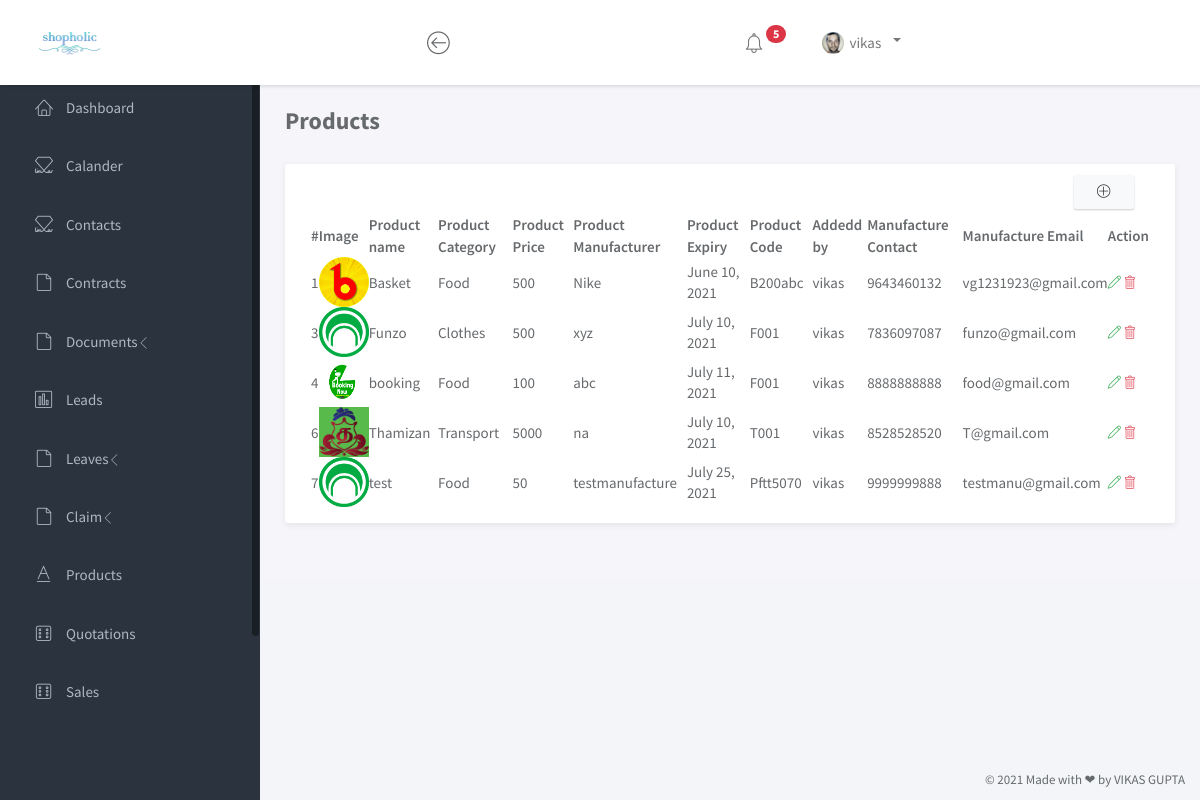
/products (signed in), run on the app's committed database.
### shopping/models.py (models this page shows, shortened)
class Product(models.Model):
    product_image = models.ImageField(upload_to='images/product', blank=True, null=True)
    product_name = models.CharField(max_length=200)
    product_category = models.CharField(max_length=200)
    height = models.IntegerField()
    width = models.IntegerField()
    product_weight = models.IntegerField()
    product_color = models.CharField(max_length=200)
    product_description = models.TextField()
    product_price = models.IntegerField()
    product_manufacture = models.CharField(max_length=200)
    expirydate = models.DateField()
    manufacture_price = models.IntegerField()
    product_code = models.CharField(max_length=200)
    product_warranty = models.IntegerField()
    query_contact = models.IntegerField()
    product_gurantee = models.IntegerField()
    query_email = models.EmailField()
    addedby = models.ForeignKey(User, on_delete=models.DO_NOTHING)

### shopping/views.py (the view)
# urls.py: path('products', views.products, name="products"),
@login_required(login_url='login')
def products(request):
    context = {}
    context["data"] = Product.objects.all()
    return render(request, "User/product/products.html", context)

### shopping/templates/User/product/products.html
{% load static %}
{% include 'User/head.html' %}
		<div class="main">
			<div class="main-content">
				<div class="container-fluid">
					<div class="row">
						<div class="col-sm"><h3 class="page-title"><b>Products</b></h3></div>
						<div class="col-sm">
						</div>
					</div>
					<div class="panel panel-headline">
						<div class="panel-body">
							<div class="col text-right mb-2">
								<a href="addproduct" class="btn btn-light" ><i class="lnr lnr-plus-circle"></i></a>
							</div>
							<div class="table-responsive">
								<table id="example" class="display nowrap" style="width:100%">
									<thead>
										<tr>
											<th>#</th>
											<th>Image</th>
											<th>Product name</th>
											<th>Product Category</th>
											<th>Product Price</th>
											<th>Product Manufacturer</th>
											<th>Product Expiry</th>
											<th>Product Code</th>
											<th>Addedd by</th>
											<th>Manufacture Contact</th>
											<th>Manufacture Email</th>
											<th>Action</th>
										</tr>
									</thead>
									<tbody>
										{% for da in data %}
										<tr>
											<td>{{ da.id }}</td>
											<td><img src="media/{{ da.product_image }}" height="50" width="50" ></td>
											<td>{{ da.product_name }}</td>
											<td>{{ da.product_category }}</td>
											<td>{{ da.product_price }}</td>
											<td>{{ da.product_manufacture }}</td>
											<td>{{ da.expirydate }}</td>
											<td>{{ da.product_code }}</td>
											<td>{{ da.addedby }}</td>
											<td>{{ da.query_contact }}</td>
											<td>{{ da.query_email }}</td>
											<td>
												<a class="link" href="editproduct/{{ da.id }}">
													<span class="lnr lnr-pencil text-success"></span>
												</a>
												<a class="link" onclick="return confirm('Are you sure you want to delete this Product ?');" href="deleteproduct/{{ da.id }}">
													<span class="lnr lnr-trash text-danger"></span>
												</a>
											</td>
										</tr>
										{% endfor %}
									</tbody>
								</table>
							</div>
						</div>
					</div>
				</div>
			</div>
		</div>
{% include 'User/foot2.html' %}

### shopping/templates/User/head.html (shortened to what this page needs)
{% load static %}
<!doctype html>
<html lang="en">
<head>
	<link rel="stylesheet" href="{% static 'calander/css/evo-calendar.css' %}">
	<link rel="stylesheet" href="{% static 'calander/css/evo-calendar.midnight-blue.css' %}">
	<link rel="stylesheet" href="https://maxcdn.bootstrapcdn.com/bootstrap/4.0.0/css/bootstrap.min.css">
	<link rel="stylesheet" href="{% static 'vendor/bootstrap/css/bootstrap.min.css' %}">
	<link rel="stylesheet" href="{% static 'vendor/font-awesome/css/font-awesome.min.css' %}">
	<link rel="stylesheet" href="{% static 'vendor/linearicons/style.css' %}">
	<link rel="stylesheet" href="{% static 'css/main.css' %}">
	<link rel="stylesheet" type="text/css" href="https://cdn.datatables.net/1.10.24/css/jquery.dataTables.css">
</head>
<body>
	<div id="wrapper">
		<nav class="navbar navbar-default navbar-expand-lg navbar-fixed-top">
			<div class="brand">
				<a href="home"><img src="{% static 'images/img/mylogo.png' %}" width="70" alt="shopholic Logo" class="img-responsive logo"></a>
			</div>
			<div class="container-fluid">
				<div class="navbar-btn">
					<button type="button" class="btn-toggle-fullwidth"><i class="lnr lnr-arrow-left-circle"></i></button>
				</div>
				<div id="navbar-menu">
					<ul class="nav navbar-nav navbar-right">
						<li class="dropdown">
							<a href="#" class="dropdown-toggle icon-menu" data-toggle="dropdown">
								<i class="lnr lnr-alarm"></i>
								<span class="badge bg-danger">5</span>
							</a>
						</li>
						<li class="dropdown">
							<a href="#" class="dropdown-toggle" data-toggle="dropdown"><img src="{% static 'images/img/user.png' %}" class="img-circle" alt="Avatar"> <span>{{ user.get_username }}</span>&ensp;</a>
						</li>
					</ul>
				</div>
			</div>
		</nav>
		<div id="sidebar-nav" class="sidebar">
			<div class="sidebar-scroll">
				<nav>
					<ul class="nav">
						<li><a href="home" class=""><i class="lnr lnr-home"></i> <span>Dashboard</span></a></li>
						<li><a href="calander" class=""><i class="lnr lnr-linearicons"></i> <span>Calander</span></a></li>
						<li><a href="contact" class=""><i class="lnr lnr-linearicons"></i> <span>Contacts</span></a></li>
						<li><a href="contracts" class=""><i class="lnr lnr-file-empty"></i> <span>Contracts</span></a></li>
						<li>
							<a href="#subPages2" data-toggle="collapse" class="collapsed"><i class="lnr lnr-file-empty"></i> <span>Documents</span> <i class="icon-submenu lnr lnr-chevron-left"></i></a>
						</li>
						<li><a href="lead" class=""><i class="lnr lnr-chart-bars"></i> <span>Leads</span></a></li>
						<li>
							<a href="#subPages3" data-toggle="collapse" class="collapsed"><i class="lnr lnr-file-empty"></i> <span>Leaves</span> <i class="icon-submenu lnr lnr-chevron-left"></i></a>
						</li>
						<li>
							<a href="#subPages4" data-toggle="collapse" class="collapsed"><i class="lnr lnr-file-empty"></i> <span>Claim</span> <i class="icon-submenu lnr lnr-chevron-left"></i></a>
						</li>
						<li><a href="products" class=""><i class="lnr lnr-text-format"></i> <span>Products</span></a></li>
						<li><a href="quotation" class=""><i class="lnr lnr-dice"></i> <span>Quotations</span></a></li>
						<li><a href="sales" class=""><i class="lnr lnr-dice"></i> <span>Sales</span>&emsp;</a></li>
						<li><a href="tasks"> <span>Tasks</span></a></li>
					</ul>
				</nav>
			</div>
		</div>

### shopping/static/calander/css/evo-calendar.css (style rules this page uses)
html, body { padding: 0; margin: 0; }
body { font-family: 'Source Sans Pro'; }

### shopping/static/css/main.css (style rules this page uses)
html { position: relative; min-height: 100%; }
body { background-color: #F3F5F8; font-family: "Source Sans Pro", sans-serif; font-size: 15px; color: #676a6d; }
a { color: #3287B2; }
th { font-weight: 600; }
.page-title { margin-top: 0; margin-bottom: 30px; font-weight: 300; }
#wrapper .sidebar { -webkit-transition: all 0.3s ease-in-out; -moz-transition: all 0.3s ease-in-out; -ms-transition: all 0.3s ease-in-out; -o-transition: all 0.3s ease-in-out; transition: all 0.3s ease-in-out; width: 260px; height: 100%; float: left; background-color: #2B333E; position: fixed; left: 0; }
#wrapper .main { -webkit-transition: all 0.3s ease-in-out; -moz-transition: all 0.3s ease-in-out; -ms-transition: all 0.3s ease-in-out; -o-transition: all 0.3s ease-in-out; transition: all 0.3s ease-in-out; width: calc(100% - 260px); left: 0; position: relative; float: right; background-color: #f5f5fa; }
#wrapper #sidebar-nav, #wrapper .main { padding-top: 80px; }
.main-content { padding: 28px 10px; }
.navbar-default { -webkit-transition: all 0.3s ease-in-out; -moz-transition: all 0.3s ease-in-out; -ms-transition: all 0.3s ease-in-out; -o-transition: all 0.3s ease-in-out; transition: all 0.3s ease-in-out; -moz-box-shadow: 1px 2px 3px rgba(0, 0, 0, 0.1); -webkit-box-shadow: 1px 2px 3px rgba(0, 0, 0, 0.1); box-shadow: 1px 2px 3px rgba(0, 0, 0, 0.1); -webkit-border-radius: 0; -moz-border-radius: 0; border-radius: 0; padding: 0; margin: 0; border: none; background-color: #fff; }
.navbar-default .brand { float: left; padding: 30px 39px; background-color: #fff; }
.navbar-btn { float: left; padding: 16px 0; }
.navbar-btn button { font-size: 24px; padding: 4px 8px; line-height: .7; border: none; background: none; outline: none; }
.navbar-nav .icon-menu { display: inline-block; vertical-align: middle; *vertical-align: auto; *zoom: 1; *display: inline; padding-top: 28px; padding-bottom: 28px; position: relative; }
.navbar-nav .icon-menu .badge { position: absolute; top: 22px; right: 16px; }
.navbar-nav > li > a { padding: 28px 20px; }
.navbar-nav > li > a > i { font-size: 22px; margin-right: 2px; vertical-align: middle; }
.navbar-nav > li > a > span { position: relative; top: 2px; }
.navbar-nav > li > a img { width: 22px; margin-right: 2px; }
@media screen and (min-width: 768px) { .navbar-nav.navbar-right { margin-right: 0; } }
.sidebar { z-index: 9; }
.sidebar .nav > li > a { padding: 18px 30px; color: #AEB7C2; border-left: 5px solid transparent; }
.sidebar .nav > li > a[data-toggle="collapse"] .icon-submenu { display: inline-block; vertical-align: middle; *vertical-align: auto; *zoom: 1; *display: inline; -webkit-transition: all 0.2s ease-out; -moz-transition: all 0.2s ease-out; -ms-transition: all 0.2s ease-out; -o-transition: all 0.2s ease-out; transition: all 0.2s ease-out; float: right; position: relative; top: 5px; font-size: 12px; line-height: 1.1; -moz-transform: rotate(-90deg); -ms-transform: rotate(-90deg); -webkit-transform: rotate(-90deg); transform: rotate(-90deg); }
.sidebar .nav > li > a[data-toggle="collapse"].collapsed .icon-submenu { -moz-transform: rotate(0deg); -ms-transform: rotate(0deg); -webkit-transform: rotate(0deg); transform: rotate(0deg); }
.sidebar .nav i { margin-right: 10px; font-size: 18px; }
.sidebar .nav span { -webkit-transition: all 0.3s ease-in-out; -moz-transition: all 0.3s ease-in-out; -ms-transition: all 0.3s ease-in-out; -o-transition: all 0.3s ease-in-out; transition: all 0.3s ease-in-out; position: relative; top: -2px; }
.text-success { color: #41B314; }
.text-danger { color: #F9354C; }
.btn { -webkit-border-radius: 2px; -moz-border-radius: 2px; border-radius: 2px; -moz-box-shadow: 0px 1px 2px 0 rgba(0, 0, 0, 0.2); -webkit-box-shadow: 0px 1px 2px 0 rgba(0, 0, 0, 0.2); box-shadow: 0px 1px 2px 0 rgba(0, 0, 0, 0.2); padding: 6px 22px; }
.panel { -webkit-border-radius: 3px; -moz-border-radius: 3px; border-radius: 3px; -moz-box-shadow: 0 2px 6px rgba(0, 0, 0, 0.08); -webkit-box-shadow: 0 2px 6px rgba(0, 0, 0, 0.08); box-shadow: 0 2px 6px rgba(0, 0, 0, 0.08); background-color: #fff; margin-bottom: 30px; }
.panel .panel-heading, .panel .panel-body, .panel .panel-footer { padding-left: 25px; padding-right: 25px; }
.panel .panel-body { padding-top: 10px; padding-bottom: 15px; }
.bg-danger { background-color: #F9354C; }

### shopping/templates/User/head.html (style rules this page uses)
.link .lnr { font-size: small; }

### data on the page
Product: id "1", product_image (picture), product_name "Basket", product_category "Food", product_price "500", product_manufacture "Nike", expirydate "June 10, 2021", product_code "B200abc", addedby "vikas", query_contact "9643460132", query_email "vg1231923@gmail.com"
Product: id "3", product_image (picture), product_name "Funzo", product_category "Clothes", product_price "500", product_manufacture "xyz", expirydate "July 10, 2021", product_code "F001", addedby "vikas", query_contact "7836097087", query_email "funzo@gmail.com"
Product: id "4", product_image (picture), product_name "booking", product_category "Food", product_price "100", product_manufacture "abc", expirydate "July 11, 2021", product_code "F001", addedby "vikas", query_contact "8888888888", query_email "food@gmail.com"
Product: id "6", product_image (picture), product_name "Thamizan", product_category "Transport", product_price "5000", product_manufacture "na", expirydate "July 10, 2021", product_code "T001", addedby "vikas", query_contact "8528528520", query_email "T@gmail.com"
Product: id "7", product_image (picture), product_name "test", product_category "Food", product_price "50", product_manufacture "testmanufacture", expirydate "July 25, 2021", product_code "Pftt5070", addedby "vikas", query_contact "9999999888", query_email "testmanu@gmail.com"

### other printed values
{{ user.get_username }} "vikas"
